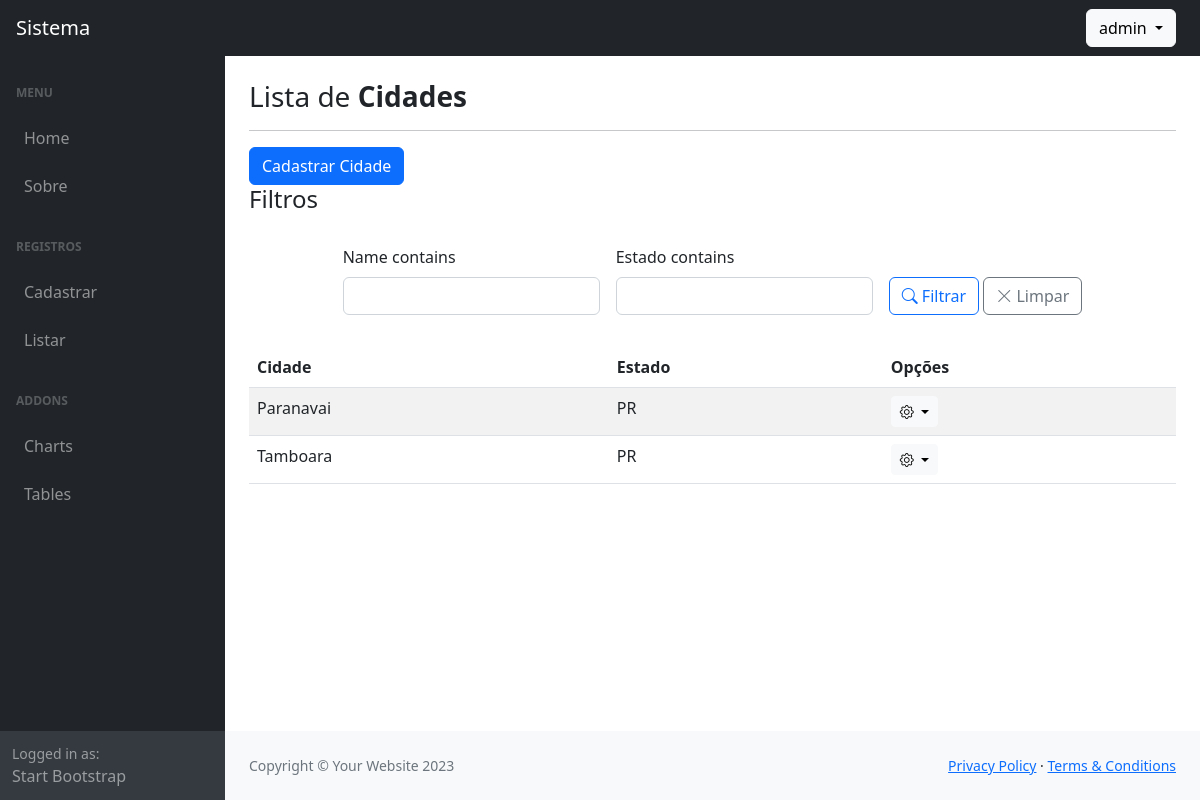
The app's page /listar/cidades/ (signed in), older data.
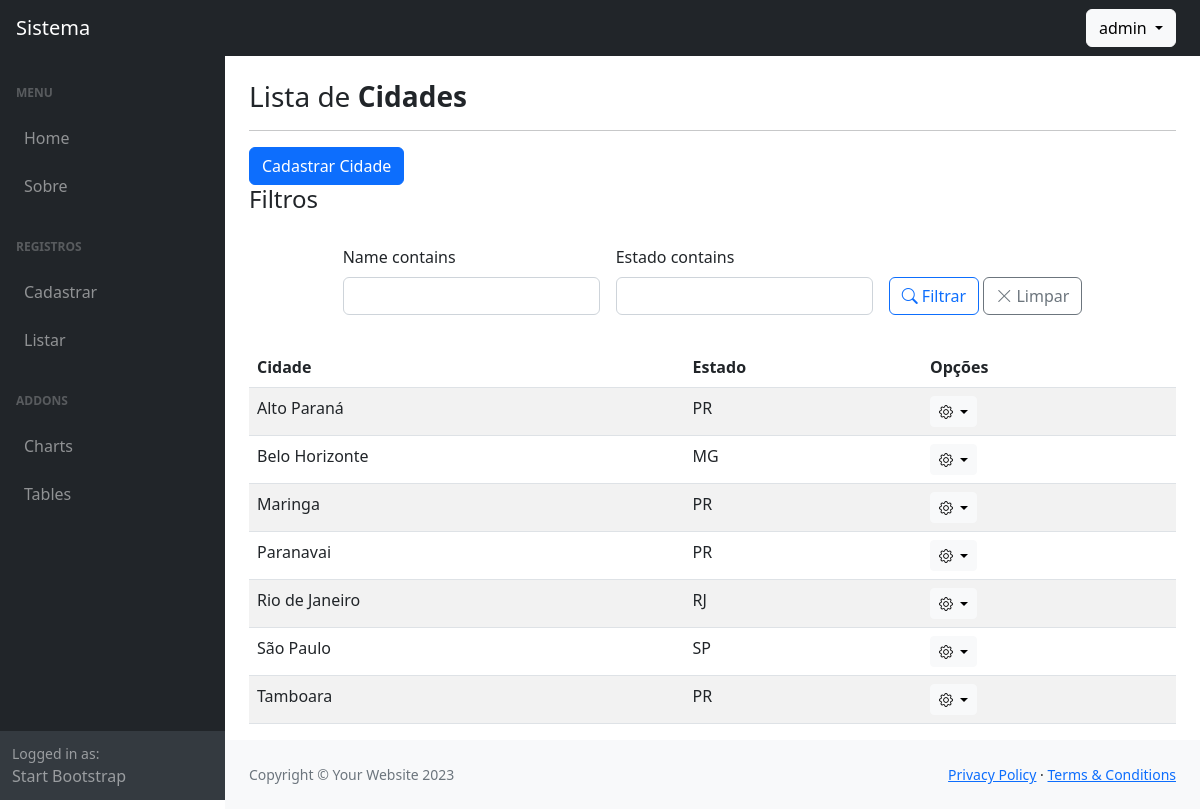
The same page, newer data.
### usuarios/models.py (models this page shows)
class CustomUser(AbstractUser):
    bio = models.TextField(blank=True)
    birth_date = models.DateField(null=True, blank=True)
    def __str__(self):
        return self.username

### cadastros/models.py (models this page shows, shortened)
class Cidade(models.Model):
    name = models.CharField(max_length=100)
    estado = models.CharField(max_length=2)
    user = models.ForeignKey(settings.AUTH_USER_MODEL, on_delete=models.CASCADE)
    class Meta:
        ordering = ["name", "estado"]

### cadastros/views.py (the view)
# urls.py: path('listar/cidades/', CidadeList.as_view(), name='listar-cidades'),
class CidadeList(GroupRequiredMixin, LoginRequiredMixin, FilterView):
    model = Cidade
    template_name = 'cadastros/list/cidade.html'
    group_required = ["Administrador", "Editor"]
    paginate_by = 50
    filterset_class = CidadeFilter
    def get_queryset(self):
        if self.request.user.groups.filter(name="Administrador").exists():
            return super().get_queryset()
        return super().get_queryset().filter(user=self.request.user)

### cadastros/templates/cadastros/list/cidade.html (shortened to what this page needs)
{% extends "paginas/modelo.html" %}
{% block conteudo %}
<h3>
    Lista de <b>Cidades</b>
</h3>
<hr>
<a href="{% url 'cadastrar-cidade' %}" class="btn btn-primary">
    Cadastrar Cidade
</a>
    {% load crispy_forms_tags %}
    {% include 'cadastros/list/filters_form.html' %}
<table id="table-cidades" class="table table-striped">
    <thead>
        <th>Cidade</th>
        <th>Estado</th>
        <th>Opções</th>
    </thead>
   <tbody>
    {% for object in object_list %}
    <tr>
        <td>{{ object.name }}</td>
        <td>{{ object.estado }}</td>
        <td>
            <div class="dropdown">
                <button class="btn btn-light btn-sm dropdown-toggle" type="button" data-bs-toggle="dropdown" aria-expanded="false">
                    <i class="bi bi-gear"></i>
                </button>
            </div>
        </td>
    </tr>
    {% empty %}
        <tr>
            <td colspan="3">Nenhum registro encontrado.</td>
        </tr>
    {% endfor %}
   </tbody>
</table>
{% endblock %}
{% block scripts %}
<link href="https://cdn.datatables.net/v/bs5/dt-2.1.8/datatables.min.css" rel="stylesheet">
{% endblock scripts %}

### paginas/templates/paginas/modelo.html (shortened to what this page needs)
{% load static %}
<!DOCTYPE html>
<html lang="pt-br">
<head>
    <link href="https://cdn.jsdelivr.net/npm/simple-datatables@7.1.2/dist/style.min.css" rel="stylesheet" />
    <link href="{% static 'css/styles.css' %}" rel="stylesheet" />
    <link rel="stylesheet" href="https://cdn.jsdelivr.net/npm/bootstrap-icons@1.11.3/font/bootstrap-icons.min.css">
</head>
<body class="sb-nav-fixed">
    {% block menu_superior %}
    <nav class="sb-topnav navbar navbar-expand navbar-dark bg-dark">
        <a class="navbar-brand ps-3" href="{% url 'index' %}">Sistema</a>
        <button class="btn btn-link btn-sm order-1 order-lg-0 me-4 me-lg-0" id="sidebarToggle" href="#!"></button>
        {% if request.user.is_authenticated %}
        <ul class="navbar-nav ms-auto me-md-0 me-3 me-lg-4">
            <li class="nav-item dropdown">
                <a class="btn btn-light dropdown-toggle" id="navbarDropdown" href="#" role="button"
                    data-bs-toggle="dropdown" aria-expanded="false">
                    {{ request.user }}
                </a>
            </li>
        </ul>
        {% else %}
        <a href="{% url 'login' %}" class="btn btn-light ms-auto me-3">
            Entrar
        </a>
        {% endif %}
    </nav>
    {% endblock %}
    <div id="layoutSidenav">
        {% block menu_lateral %}
        <div id="layoutSidenav_nav">
            <nav class="sb-sidenav accordion sb-sidenav-dark" id="sidenavAccordion">
                <div class="sb-sidenav-menu">
                    <div class="nav">
                        <div class="sb-sidenav-menu-heading">Menu</div>
                        <a class="nav-link" href="{% url 'index' %}">
                            Home
                        </a>
                        <a class="nav-link" href="{% url 'sobre' %}">
                            Sobre
                        </a>
                        {% if request.user.is_authenticated %}
                        <div class="sb-sidenav-menu-heading">Registros</div>
                        <a class="nav-link collapsed" href="#" data-bs-toggle="collapse"
                            data-bs-target="#collapseCadastrar" aria-expanded="false" aria-controls="collapseLayouts">
                            Cadastrar
                        </a>
                        <a class="nav-link collapsed" href="#" data-bs-toggle="collapse"
                            data-bs-target="#collapseListar" aria-expanded="false" aria-controls="collapseLayouts">
                            Listar
                        </a>
                        {% endif %}
                        <div class="sb-sidenav-menu-heading">Addons</div>
                        <a class="nav-link" href="charts.html">
                            Charts
                        </a>
                        <a class="nav-link" href="tables.html">
                            Tables
                        </a>
                    </div>
                </div>
                <div class="sb-sidenav-footer">
                    <div class="small">Logged in as:</div>
                    Start Bootstrap
                </div>
            </nav>
        </div>
        {% endblock %}
        <div id="layoutSidenav_content">
            <main>
                <div class="container-fluid px-4">
                    <br>
                    {% block conteudo %}{% endblock %}
                </div>
            </main>
            {% block rodape %}
            <footer class="py-4 bg-light mt-auto">
                <div class="container-fluid px-4">
                    <div class="d-flex align-items-center justify-content-between small">
                        <div class="text-muted">Copyright &copy; Your Website 2023</div>
                        <div>
                            <a href="#">Privacy Policy</a>
                            &middot;
                            <a href="#">Terms &amp; Conditions</a>
                        </div>
                    </div>
                </div>
            </footer>
            {% endblock %}
        </div>
    </div>
    {% block scripts %}
    {% endblock %}
</body>
</html>

### cadastros/templates/cadastros/list/filters_form.html (shortened to what this page needs)
{% load crispy_forms_tags %}
<h4>Filtros</h4>
<form class="row gy-2 gx-3 justify-content-center mt-4 pb-3" action="" method="get">
    {{ filter.form|crispy }}
    <div class="col-auto">
        <label for="" class="form-label d-block">&nbsp;</label>
        <button type="submit" class="btn btn-outline-primary" id="btnSubmit">
            <i class="bi bi-search"></i>
            Filtrar
        </button>
        <a href="#" class="btn btn-outline-secondary" id="btnLimpar">
            <i class="bi bi-x-lg"></i>
            Limpar
        </a>
    </div>
</form>

### cadastros/templates/cadastros/list/filters_form.html (style rules this page uses)
form.row div[id*="div_id"] { flex: 0 0 auto; width: auto; }

Row changes from the older to the newer data that the page shows:
added Cidade: name "Alto Paraná", estado "PR"
added Cidade: name "Belo Horizonte", estado "MG"
added Cidade: name "Maringa", estado "PR"
added Cidade: name "Rio de Janeiro", estado "RJ"
added Cidade: name "São Paulo", estado "SP"
